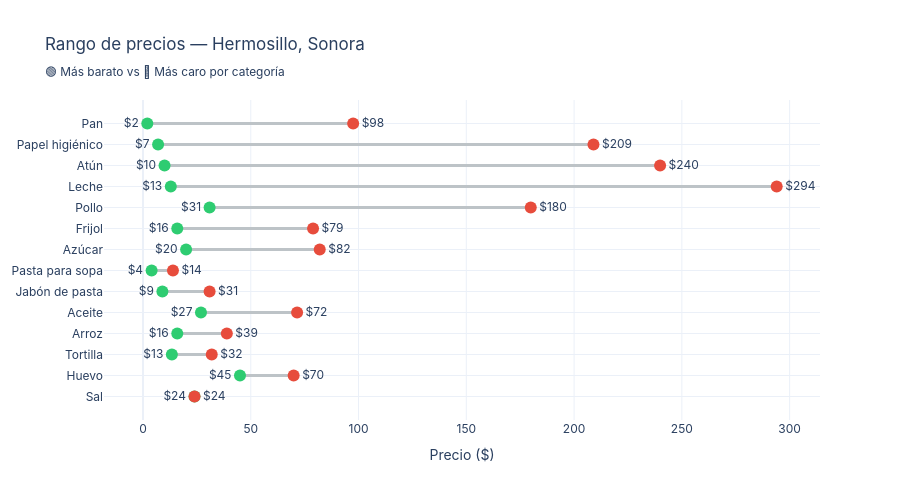

Source (notebook cell):
### Code cell
def grafica_ahorro(df_muni, estado, municipio):
    """
    Lollipop chart: para cada item, punto del más barato 
    y punto del más caro. La línea entre ellos = ahorro potencial.
    """
    resumen = []
    for item in df_muni['item_canasta'].unique():
        sub = df_muni[df_muni['item_canasta'] == item]
        mejor = sub.nsmallest(1, 'precio').iloc[0]
        peor = sub.nlargest(1, 'precio').iloc[0]
        resumen.append({
            'item': item,
            'precio_min': mejor['precio'],
            'cadena_min': mejor['cadena_comercial'],
            'pres_min': mejor['presentacion'],
            'precio_max': peor['precio'],
            'cadena_max': peor['cadena_comercial'],
            'pres_max': peor['presentacion'],
            'ahorro': peor['precio'] - mejor['precio'],
            'ahorro_pct': (peor['precio'] - mejor['precio']) / peor['precio'] * 100,
        })
    
    df_res = pd.DataFrame(resumen).sort_values('ahorro_pct', ascending=True)
    
    fig = go.Figure()
    
    for _, row in df_res.iterrows():
        # Línea entre min y max
        fig.add_trace(go.Scatter(
            x=[row['precio_min'], row['precio_max']],
            y=[row['item'], row['item']],
            mode='lines',
            line=dict(color='#bdc3c7', width=3),
            showlegend=False,
            hoverinfo='skip',
        ))
        
        # Punto más barato (verde)
        fig.add_trace(go.Scatter(
            x=[row['precio_min']],
            y=[row['item']],
            mode='markers+text',
            marker=dict(color='#2ecc71', size=12),
            text=[f"${row['precio_min']:.0f}"],
            textposition='middle left',
            name='Más barato',
            showlegend=False,
            hovertemplate=(
                f"<b>{row['item']}</b><br>"
                f"${row['precio_min']:.2f} — {row['cadena_min']}<br>"
                f"{row['pres_min']}"
                f"<extra></extra>"
            ),
        ))
        
        # Punto más caro (rojo)
        fig.add_trace(go.Scatter(
            x=[row['precio_max']],
            y=[row['item']],
            mode='markers+text',
            marker=dict(color='#e74c3c', size=12),
            text=[f"${row['precio_max']:.0f}"],
            textposition='middle right',
            name='Más caro',
            showlegend=False,
            hovertemplate=(
                f"<b>{row['item']}</b><br>"
                f"${row['precio_max']:.2f} — {row['cadena_max']}<br>"
                f"{row['pres_max']}"
                f"<extra></extra>"
            ),
        ))
    
    fig.update_layout(
        title=f'Rango de precios — {municipio}, {estado}<br>'
              f'<sub>🟢 Más barato vs 🔴 Más caro por categoría</sub>',
        height=500,
        template='plotly_white',
        font=dict(family='Inter, sans-serif'),
        xaxis_title='Precio ($)',
    )
    
    fig.show()

grafica_ahorro(df_hmo, 'Sonora', 'Hermosillo')

### Figure 1 — Plotly figure (JSON) as saved in the notebook; plotly's stock layout.template omitted (floating-point values rounded to 4 significant figures)
{"data": [{"hoverinfo": "skip", "line": {"color": "#bdc3c7", "width": 3}, "mode": "lines", "showlegend": false, "type": "scatter", "x": [23.9, 23.9], "y": ["Sal", "Sal"]}, {"hovertemplate": "<b>Sal</b><br>$23.90 — Hipermercado Soriana<br>Bote 1 Kg.<extra></extra>", "marker": {"color": "#2ecc71", "size": 12}, "mode": "markers+text", "name": "Más barato", "showlegend": false, "text": ["$24"], "textposition": "middle left", "type": "scatter", "x": [23.9], "y": ["Sal"]}, {"hovertemplate": "<b>Sal</b><br>$23.90 — Hipermercado Soriana<br>Bote 1 Kg.<extra></extra>", "marker": {"color": "#e74c3c", "size": 12}, "mode": "markers+text", "name": "Más caro", "showlegend": false, "text": ["$24"], "textposition": "middle right", "type": "scatter", "x": [23.9], "y": ["Sal"]}, {"hoverinfo": "skip", "line": {"color": "#bdc3c7", "width": 3}, "mode": "lines", "showlegend": false, "type": "scatter", "x": [45, 69.9], "y": ["Huevo", "Huevo"]}, {"hovertemplate": "<b>Huevo</b><br>$45.00 — Wal-mart<br>Paquete C/12 Blanco<extra></extra>", "marker": {"color": "#2ecc71", "size": 12}, "mode": "markers+text", "name": "Más barato", "showlegend": false, "text": ["$45"], "textposition": "middle left", "type": "scatter", "x": [45], "y": ["Huevo"]}, {"hovertemplate": "<b>Huevo</b><br>$69.90 — Hipermercado Soriana<br>Paquete C/18 Blanco<extra></extra>", "marker": {"color": "#e74c3c", "size": 12}, "mode": "markers+text", "name": "Más caro", "showlegend": false, "text": ["$70"], "textposition": "middle right", "type": "scatter", "x": [69.9], "y": ["Huevo"]}, {"hoverinfo": "skip", "line": {"color": "#bdc3c7", "width": 3}, "mode": "lines", "showlegend": false, "type": "scatter", "x": [13.4, 31.9], "y": ["Tortilla", "Tortilla"]}, {"hovertemplate": "<b>Tortilla</b><br>$13.40 — Wal-mart<br>1 Kg. Granel<extra></extra>", "marker": {"color": "#2ecc71", "size": 12}, "mode": "markers+text", "name": "Más barato", "showlegend": false, "text": ["$13"], "textposition": "middle left", "type": "scatter", "x": [13.4], "y": ["Tortilla"]}, {"hovertemplate": "<b>Tortilla</b><br>$31.90 — Minisuper<br>1 Kg. Granel<extra></extra>", "marker": {"color": "#e74c3c", "size": 12}, "mode": "markers+text", "name": "Más caro", "showlegend": false, "text": ["$32"], "textposition": "middle right", "type": "scatter", "x": [31.9], "y": ["Tortilla"]}, {"hoverinfo": "skip", "line": {"color": "#bdc3c7", "width": 3}, "mode": "lines", "showlegend": false, "type": "scatter", "x": [15.9, 38.9], "y": ["Arroz", "Arroz"]}, {"hovertemplate": "<b>Arroz</b><br>$15.90 — Ley<br>Bolsa 900 Gr. Super Extra<extra></extra>", "marker": {"color": "#2ecc71", "size": 12}, "mode": "markers+text", "name": "Más barato", "showlegend": false, "text": ["$16"], "textposition": "middle left", "type": "scatter", "x": [15.9], "y": ["Arroz"]}, {"hovertemplate": "<b>Arroz</b><br>$38.90 — Ley<br>Bolsa 900 Gr. Super Extra<extra></extra>", "marker": {"color": "#e74c3c", "size": 12}, "mode": "markers+text", "name": "Más caro", "showlegend": false, "text": ["$39"], "textposition": "middle right", "type": "scatter", "x": [38.9], "y": ["Arroz"]}, {"hoverinfo": "skip", "line": {"color": "#bdc3c7", "width": 3}, "mode": "lines", "showlegend": false, "type": "scatter", "x": [26.9, 71.5], "y": ["Aceite", "Aceite"]}, {"hovertemplate": "<b>Aceite</b><br>$26.90 — Ley<br>Botella 850 Ml. Vegetal<extra></extra>", "marker": {"color": "#2ecc71", "size": 12}, "mode": "markers+text", "name": "Más barato", "showlegend": false, "text": ["$27"], "textposition": "middle left", "type": "scatter", "x": [26.9], "y": ["Aceite"]}, {"hovertemplate": "<b>Aceite</b><br>$71.50 — Hipermercado Soriana<br>Botella 825 Ml. Cártamo<extra></extra>", "marker": {"color": "#e74c3c", "size": 12}, "mode": "markers+text", "name": "Más caro", "showlegend": false, "text": ["$72"], "textposition": "middle right", "type": "scatter", "x": [71.5], "y": ["Aceite"]}, {"hoverinfo": "skip", "line": {"color": "#bdc3c7", "width": 3}, "mode": "lines", "showlegend": false, "type": "scatter", "x": [9, 30.9], "y": ["Jabón de pasta", "Jabón de pasta"]}, {"hovertemplate": "<b>Jabón de pasta</b><br>$9.00 — Ley<br>Barra 200 Gr. (blanco)<extra></extra>", "marker": {"color": "#2ecc71", "size": 12}, "mode": "markers+text", "name": "Más barato", "showlegend": false, "text": ["$9"], "textposition": "middle left", "type": "scatter", "x": [9], "y": ["Jabón de pasta"]}, {"hovertemplate": "<b>Jabón de pasta</b><br>$30.90 — Hipermercado Soriana<br>Barra 400 Gr. con Envoltura. Frescura Agradable<extra></extra>", "marker": {"color": "#e74c3c", "size": 12}, "mode": "markers+text", "name": "Más caro", "showlegend": false, "text": ["$31"], "textposition": "middle right", "type": "scatter", "x": [30.9], "y": ["Jabón de pasta"]}, {"hoverinfo": "skip", "line": {"color": "#bdc3c7", "width": 3}, "mode": "lines", "showlegend": false, "type": "scatter", "x": [4, 13.9], "y": ["Pasta para sopa", "Pasta para sopa"]}, {"hovertemplate": "<b>Pasta para sopa</b><br>$4.00 — Ley<br>Paquete 200 Gr. Codo<extra></extra>", "marker": {"color": "#2ecc71", "size": 12}, "mode": "markers+text", "name": "Más barato", "showlegend": false, "text": ["$4"], "textposition": "middle left", "type": "scatter", "x": [4], "y": ["Pasta para sopa"]}, {"hovertemplate": "<b>Pasta para sopa</b><br>$13.90 — Ley<br>Paquete 200 Gr. Fideo No. 2<extra></extra>", "marker": {"color": "#e74c3c", "size": 12}, "mode": "markers+text", "name": "Más caro", "showlegend": false, "text": ["$14"], "textposition": "middle right", "type": "scatter", "x": [13.9], "y": ["Pasta para sopa"]}, {"hoverinfo": "skip", "line": {"color": "#bdc3c7", "width": 3}, "mode": "lines", "showlegend": false, "type": "scatter", "x": [20, 82], "y": ["Azúcar", "Azúcar"]}, {"hovertemplate": "<b>Azúcar</b><br>$20.00 — Ley<br>Bolsa Plástico 900 Gr. Estándar<extra></extra>", "marker": {"color": "#2ecc71", "size": 12}, "mode": "markers+text", "name": "Más barato", "showlegend": false, "text": ["$20"], "textposition": "middle left", "type": "scatter", "x": [20], "y": ["Azúcar"]}, {"hovertemplate": "<b>Azúcar</b><br>$82.00 — Bodega Aurrera<br>Bolsa Plástico 2 Kg. Refinada<extra></extra>", "marker": {"color": "#e74c3c", "size": 12}, "mode": "markers+text", "name": "Más caro", "showlegend": false, "text": ["$82"], "textposition": "middle right", "type": "scatter", "x": [82], "y": ["Azúcar"]}, {"hoverinfo": "skip", "line": {"color": "#bdc3c7", "width": 3}, "mode": "lines", "showlegend": false, "type": "scatter", "x": [15.9, 78.9], "y": ["Frijol", "Frijol"]}, {"hovertemplate": "<b>Frijol</b><br>$15.90 — Ley<br>Bolsa 430 Gr. Refritos. Bayos<extra></extra>", "marker": {"color": "#2ecc71", "size": 12}, "mode": "markers+text", "name": "Más barato", "showlegend": false, "text": ["$16"], "textposition": "middle left", "type": "scatter", "x": [15.9], "y": ["Frijol"]}, {"hovertemplate": "<b>Frijol</b><br>$78.90 — Ley<br>Bolsa 1 Kg. Negro. Jamapa<extra></extra>", "marker": {"color": "#e74c3c", "size": 12}, "mode": "markers+text", "name": "Más caro", "showlegend": false, "text": ["$79"], "textposition": "middle right", "type": "scatter", "x": [78.9], "y": ["Frijol"]}, {"hoverinfo": "skip", "line": {"color": "#bdc3c7", "width": 3}, "mode": "lines", "showlegend": false, "type": "scatter", "x": [30.9, 179.9], "y": ["Pollo", "Pollo"]}, {"hovertemplate": "<b>Pollo</b><br>$30.90 — Hipermercado Soriana<br>1 Kg. Granel. Pierna con Muslo. Corte Americano<extra></extra>", "marker": {"color": "#2ecc71", "size": 12}, "mode": "markers+text", "name": "Más barato", "showlegend": false, "text": ["$31"], "textposition": "middle left", "type": "scatter", "x": [30.9], "y": ["Pollo"]}, {"hovertemplate": "<b>Pollo</b><br>$179.90 — Minisuper<br>1 Kg. Granel. Pechuga. Filete<extra></extra>", "marker": {"color": "#e74c3c", "size": 12}, "mode": "markers+text", "name": "Más caro", "showlegend": false, "text": ["$180"], "textposition": "middle right", "type": "scatter", "x": [179.9], "y": ["Pollo"]}, {"hoverinfo": "skip", "line": {"color": "#bdc3c7", "width": 3}, "mode": "lines", "showlegend": false, "type": "scatter", "x": [12.9, 294], "y": ["Leche", "Leche"]}, {"hovertemplate": "<b>Leche</b><br>$12.90 — Ley<br>Lata 100 Gr.<extra></extra>", "marker": {"color": "#2ecc71", "size": 12}, "mode": "markers+text", "name": "Más barato", "showlegend": false, "text": ["$13"], "textposition": "middle left", "type": "scatter", "x": [12.9], "y": ["Leche"]}, {"hovertemplate": "<b>Leche</b><br>$294.00 — Bodega Aurrera<br>Lata 1.5 Kg. (alimento para Niños...)<extra></extra>", "marker": {"color": "#e74c3c", "size": 12}, "mode": "markers+text", "name": "Más caro", "showlegend": false, "text": ["$294"], "textposition": "middle right", "type": "scatter", "x": [294], "y": ["Leche"]}, {"hoverinfo": "skip", "line": {"color": "#bdc3c7", "width": 3}, "mode": "lines", "showlegend": false, "type": "scatter", "x": [10, 239.9], "y": ["Atún", "Atún"]}, {"hovertemplate": "<b>Atún</b><br>$10.00 — Wal-mart<br>Lata 140 Gr. en Agua<extra></extra>", "marker": {"color": "#2ecc71", "size": 12}, "mode": "markers+text", "name": "Más barato", "showlegend": false, "text": ["$10"], "textposition": "middle left", "type": "scatter", "x": [10], "y": ["Atún"]}, {"hovertemplate": "<b>Atún</b><br>$239.90 — Ley<br>1 Kg. Ahumado. Tipo Marlín o Tipo Marlín al Natural<extra></extra>", "marker": {"color": "#e74c3c", "size": 12}, "mode": "markers+text", "name": "Más caro", "showlegend": false, "text": ["$240"], "textposition": "middle right", "type": "scatter", "x": [239.9], "y": ["Atún"]}, {"hoverinfo": "skip", "line": {"color": "#bdc3c7", "width": 3}, "mode": "lines", "showlegend": false, "type": "scatter", "x": [7, 209], "y": ["Papel higiénico", "Papel higiénico"]}, {"hovertemplate": "<b>Papel higiénico</b><br>$7.00 — Wal-mart<br>Paquete 4 Rollos. 195 Hojas Dobles<extra></extra>", "marker": {"color": "#2ecc71", "size": 12}, "mode": "markers+text", "name": "Más barato", "showlegend": false, "text": ["$7"], "textposition": "middle left", "type": "scatter", "x": [7], "y": ["Papel higiénico"]}, {"hovertemplate": "<b>Papel higiénico</b><br>$209.00 — Hipermercado Soriana<br>Paquete 24 Rollos. 200 Hojas Dobles<extra></extra>", "marker": {"color": "#e74c3c", "size": 12}, "mode": "markers+text", "name": "Más caro", "showlegend": false, "text": ["$209"], "textposition": "middle right", "type": "scatter", "x": [209], "y": ["Papel higiénico"]}, {"hoverinfo": "skip", "line": {"color": "#bdc3c7", "width": 3}, "mode": "lines", "showlegend": false, "type": "scatter", "x": [2, 97.5], "y": ["Pan", "Pan"]}, {"hovertemplate": "<b>Pan</b><br>$2.00 — Wal-mart<br>Pieza<extra></extra>", "marker": {"color": "#2ecc71", "size": 12}, "mode": "markers+text", "name": "Más barato", "showlegend": false, "text": ["$2"], "textposition": "middle left", "type": "scatter", "x": [2], "y": ["Pan"]}, {"hovertemplate": "<b>Pan</b><br>$97.50 — Hipermercado Soriana<br>Paquete Grande 680 Gr. Rebanado Integral. con Masa Madre<extra></extra>", "marker": {"color": "#e74c3c", "size": 12}, "mode": "markers+text", "name": "Más caro", "showlegend": false, "text": ["$98"], "textposition": "middle right", "type": "scatter", "x": [97.5], "y": ["Pan"]}], "layout": {"font": {"family": "Inter, sans-serif"}, "height": 500, "title": {"text": "Rango de precios — Hermosillo, Sonora<br><sub>🟢 Más barato vs 🔴 Más caro por categoría</sub>"}, "xaxis": {"title": {"text": "Precio ($)"}}}}
